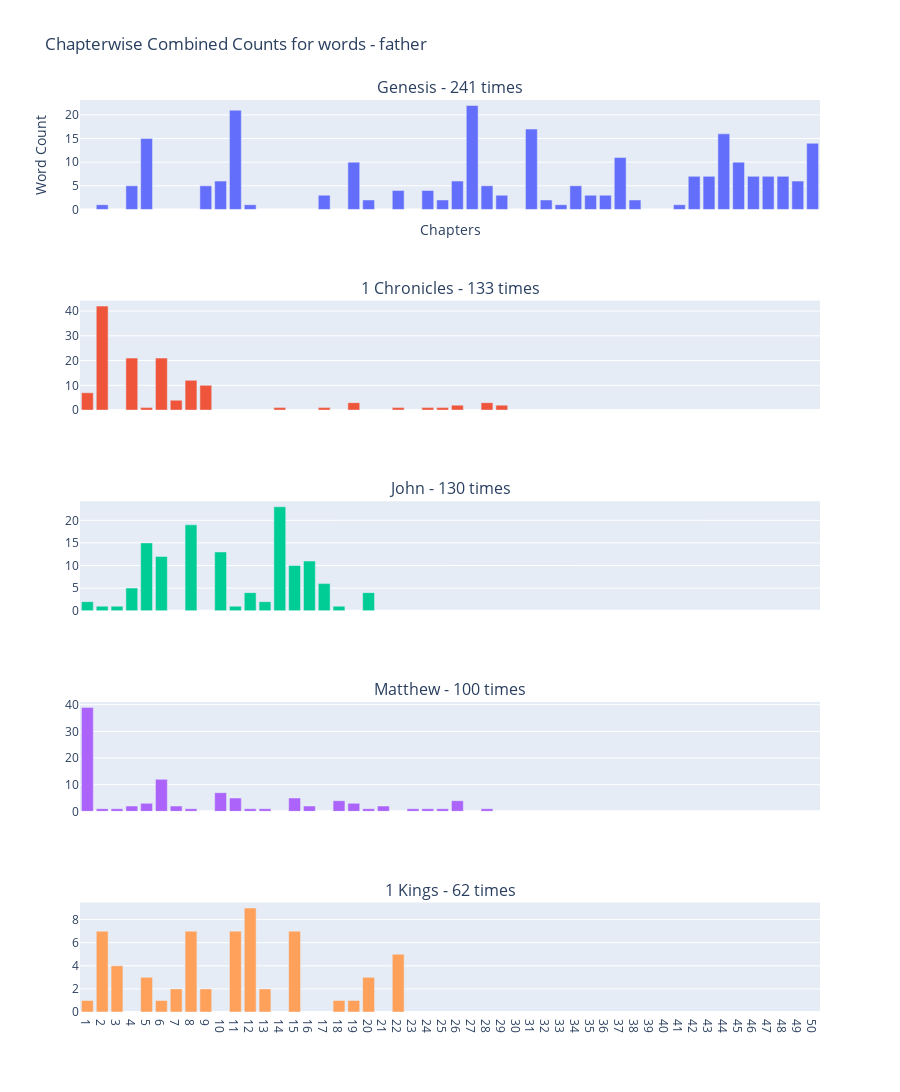

This figure's notebook cell:
### Code cell
# Chapter-wise word count
def chapter_wise(words,books):
    new_refs = defaultdict(lambda:defaultdict(int))
    for word in words:
        refs = corpus.get(word,[])
        for ref in refs:
            if ref[0] in books:
                new_refs[ref[0]][ref[1]]+=1
    return new_refs

# Picking top 5 books
books_with_words = [thing[0] for thing in sorted(all_counts.items(),key=lambda x:x[1],reverse=True)][:5]
# books_with_words = ["Matthew","2 John","Acts","Luke"]
chap_refs = chapter_wise(words,books_with_words) # {"Genesis":{"1":30,"2":20...},"Exodus":{...}...}

fig = make_subplots(rows=len(chap_refs), cols=1, shared_xaxes=True, subplot_titles=[f"{book} - {sum(chap_refs[book].values())} times" for book in books_with_words])
for row,book in enumerate(books_with_words):
    x,y = zip(*chap_refs[book].items())
    fig.add_trace(go.Bar(x=x,y=y,customdata=list(zip(x,y)),hovertemplate="Chapter: %{customdata[0]}<br>Word Count: %{customdata[1]}"),row=row + 1, col=1)

fig.update_layout(
    height=len(chap_refs) * 250,
    title_text="Chapterwise Combined Counts for words - " + (", ".join(words)),
    yaxis_title="Word Count",
    xaxis_title="Chapters",
    showlegend=False
)

fig.update_xaxes(categoryorder="array", categoryarray=tuple(range(200))) # Hack for now

fig.show()

### Figure 1 — Plotly figure (JSON) as saved in the notebook; plotly's stock layout.template omitted (floating-point values rounded to 4 significant figures; data arrays with more than 128 entries replaced by an {"elided": "..."} marker saying what was removed)
{"data": [{"customdata": [["2", 1], ["4", 5], ["5", 15], ["9", 5], ["10", 6], ["11", 21], ["12", 1], ["17", 3], ["19", 10], ["20", 2], ["22", 4], ["24", 4], ["25", 2], ["26", 6], ["27", 22], ["28", 5], ["29", 3], ["31", 17], ["32", 2], ["33", 1], ["34", 5], ["35", 3], ["36", 3], ["37", 11], ["38", 2], ["41", 1], ["42", 7], ["43", 7], ["44", 16], ["45", 10], ["46", 7], ["47", 7], ["48", 7], ["49", 6], ["50", 14]], "hovertemplate": "Chapter: %{customdata[0]}<br>Word Count: %{customdata[1]}", "type": "bar", "x": ["2", "4", "5", "9", "10", "11", "12", "17", "19", "20", "22", "24", "25", "26", "27", "28", "29", "31", "32", "33", "34", "35", "36", "37", "38", "41", "42", "43", "44", "45", "46", "47", "48", "49", "50"], "xaxis": "x", "y": [1, 5, 15, 5, 6, 21, 1, 3, 10, 2, 4, 4, 2, 6, 22, 5, 3, 17, 2, 1, 5, 3, 3, 11, 2, 1, 7, 7, 16, 10, 7, 7, 7, 6, 14], "yaxis": "y"}, {"customdata": [["1", 7], ["2", 42], ["4", 21], ["5", 1], ["6", 21], ["7", 4], ["8", 12], ["9", 10], ["14", 1], ["17", 1], ["19", 3], ["22", 1], ["24", 1], ["25", 1], ["26", 2], ["28", 3], ["29", 2]], "hovertemplate": "Chapter: %{customdata[0]}<br>Word Count: %{customdata[1]}", "type": "bar", "x": ["1", "2", "4", "5", "6", "7", "8", "9", "14", "17", "19", "22", "24", "25", "26", "28", "29"], "xaxis": "x2", "y": [7, 42, 21, 1, 21, 4, 12, 10, 1, 1, 3, 1, 1, 1, 2, 3, 2], "yaxis": "y2"}, {"customdata": [["1", 2], ["2", 1], ["3", 1], ["4", 5], ["5", 15], ["6", 12], ["8", 19], ["10", 13], ["11", 1], ["12", 4], ["13", 2], ["14", 23], ["15", 10], ["16", 11], ["17", 6], ["18", 1], ["20", 4]], "hovertemplate": "Chapter: %{customdata[0]}<br>Word Count: %{customdata[1]}", "type": "bar", "x": ["1", "2", "3", "4", "5", "6", "8", "10", "11", "12", "13", "14", "15", "16", "17", "18", "20"], "xaxis": "x3", "y": [2, 1, 1, 5, 15, 12, 19, 13, 1, 4, 2, 23, 10, 11, 6, 1, 4], "yaxis": "y3"}, {"customdata": [["1", 39], ["2", 1], ["3", 1], ["4", 2], ["5", 3], ["6", 12], ["7", 2], ["8", 1], ["10", 7], ["11", 5], ["12", 1], ["13", 1], ["15", 5], ["16", 2], ["18", 4], ["19", 3], ["20", 1], ["21", 2], ["23", 1], ["24", 1], ["25", 1], ["26", 4], ["28", 1]], "hovertemplate": "Chapter: %{customdata[0]}<br>Word Count: %{customdata[1]}", "type": "bar", "x": ["1", "2", "3", "4", "5", "6", "7", "8", "10", "11", "12", "13", "15", "16", "18", "19", "20", "21", "23", "24", "25", "26", "28"], "xaxis": "x4", "y": [39, 1, 1, 2, 3, 12, 2, 1, 7, 5, 1, 1, 5, 2, 4, 3, 1, 2, 1, 1, 1, 4, 1], "yaxis": "y4"}, {"customdata": [["1", 1], ["2", 7], ["3", 4], ["5", 3], ["6", 1], ["7", 2], ["8", 7], ["9", 2], ["11", 7], ["12", 9], ["13", 2], ["15", 7], ["18", 1], ["19", 1], ["20", 3], ["22", 5]], "hovertemplate": "Chapter: %{customdata[0]}<br>Word Count: %{customdata[1]}", "type": "bar", "x": ["1", "2", "3", "5", "6", "7", "8", "9", "11", "12", "13", "15", "18", "19", "20", "22"], "xaxis": "x5", "y": [1, 7, 4, 3, 1, 2, 7, 2, 7, 9, 2, 7, 1, 1, 3, 5], "yaxis": "y5"}], "layout": {"annotations": [{"font": {"size": 16}, "showarrow": false, "text": "Genesis - 241 times", "x": 0.5, "xanchor": "center", "xref": "paper", "y": 1, "yanchor": "bottom", "yref": "paper"}, {"font": {"size": 16}, "showarrow": false, "text": "1 Chronicles - 133 times", "x": 0.5, "xanchor": "center", "xref": "paper", "y": 0.78, "yanchor": "bottom", "yref": "paper"}, {"font": {"size": 16}, "showarrow": false, "text": "John - 130 times", "x": 0.5, "xanchor": "center", "xref": "paper", "y": 0.56, "yanchor": "bottom", "yref": "paper"}, {"font": {"size": 16}, "showarrow": false, "text": "Matthew - 100 times", "x": 0.5, "xanchor": "center", "xref": "paper", "y": 0.34, "yanchor": "bottom", "yref": "paper"}, {"font": {"size": 16}, "showarrow": false, "text": "1 Kings - 62 times", "x": 0.5, "xanchor": "center", "xref": "paper", "y": 0.12, "yanchor": "bottom", "yref": "paper"}], "height": 1250, "showlegend": false, "title": {"text": "Chapterwise Combined Counts for words - father"}, "xaxis": {"anchor": "y", "categoryarray": {"elided": "200 int values"}, "categoryorder": "array", "domain": [0, 1], "matches": "x5", "showticklabels": false, "title": {"text": "Chapters"}}, "xaxis2": {"anchor": "y2", "categoryarray": {"elided": "200 int values"}, "categoryorder": "array", "domain": [0, 1], "matches": "x5", "showticklabels": false}, "xaxis3": {"anchor": "y3", "categoryarray": {"elided": "200 int values"}, "categoryorder": "array", "domain": [0, 1], "matches": "x5", "showticklabels": false}, "xaxis4": {"anchor": "y4", "categoryarray": {"elided": "200 int values"}, "categoryorder": "array", "domain": [0, 1], "matches": "x5", "showticklabels": false}, "xaxis5": {"anchor": "y5", "categoryarray": {"elided": "200 int values"}, "categoryorder": "array", "domain": [0, 1]}, "yaxis": {"anchor": "x", "domain": [0.88, 1], "title": {"text": "Word Count"}}, "yaxis2": {"anchor": "x2", "domain": [0.66, 0.78]}, "yaxis3": {"anchor": "x3", "domain": [0.44, 0.56]}, "yaxis4": {"anchor": "x4", "domain": [0.22, 0.34]}, "yaxis5": {"anchor": "x5", "domain": [0, 0.12]}}}
